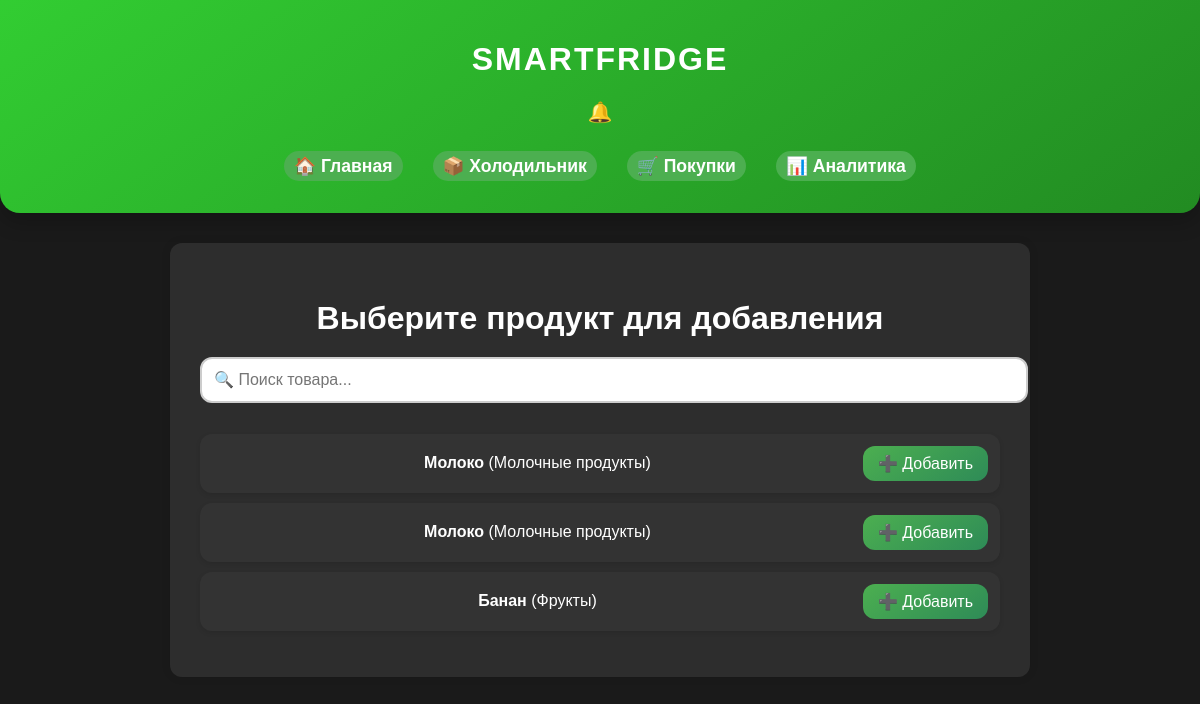
Screenshot of /products (signed in) with the database file from the repository.
### app/models.py (models this page shows, shortened)
class Product(db.Model):
    id: Mapped[int] = mapped_column(sa.Integer, primary_key=True, autoincrement=True)
    name: Mapped[str] = mapped_column(sa.String(100), nullable=False)
    product_type: Mapped[str] = mapped_column(sa.String(50), nullable=False)
    quantity: Mapped[float] = mapped_column(sa.Float, nullable=False)
    unit: Mapped[str] = mapped_column(sa.String(20), nullable=False)  # кг, шт, л и т. д.
    nutrition_info: Mapped[str] = mapped_column(sa.Text, nullable=True)
    allergens: Mapped[bool] = mapped_column(sa.Boolean, default=False)

### app/routes.py (the view)
@app.route('/products')
@login_required
def find_product():
    products = Product.query.all()
    fridge_items = {item.product_id for item in Fridge.query.filter_by(user_id=current_user.id).all()}  # ID продуктов в холодильнике
    return render_template('find_product.html', products=products, fridge_items=fridge_items)

### app/models.py (called while the page is built)
@login.user_loader
def load_user(id):
  return db.session.get(User, int(id))

### app/templates/find_product.html (shortened to what this page needs)
{% extends "base.html" %}
{% block content %}
    <h2>Выберите продукт для добавления</h2>
    <input type="text" id="search-box" placeholder="🔍 Поиск товара..." class="search-input">
    <ul class="product-list">
        {% for product in products %}
            <li data-product-id="{{ product.id }}" class="product-item">
                <div class="product-info">
                    <strong class="product-name">{{ product.name }}</strong> ({{ product.product_type }})
                </div>
                <button class="add-btn">➕ Добавить</button>
            </li>
        {% endfor %}
    </ul>
{% endblock %}

### app/static/css/styles.css (style rules this page uses)
:root { --primary-color: #4CAF50; --accent-color: #FFD700; --background-color: #1a1a1a; --highlight-color: #32CD32; --border-radius: 12px; --shadow-color: rgba(0, 0, 0, 0.1); --transition-time: 0.3s; --modal-background: rgba(0, 0, 0, 0.7); --button-color: #4CAF50; --button-hover-color: #45a049; }
body { font-family: 'Arial', sans-serif; background-color: var(--background-color); color: white; margin: 0; padding: 0; text-align: center; }
h2 { color: white; font-size: 2rem; margin-bottom: 20px; }
button { padding: 12px 25px; background: linear-gradient(145deg, #4CAF50, #2E8B57); border: none; border-radius: 30px; color: white; font-size: 16px; cursor: pointer; transition: transform 0.3s ease, background 0.3s ease; }
.product-info { flex-grow: 1; }
.product-list { list-style: none; padding: 0; }
.product-list li { display: flex; justify-content: space-between; align-items: center; padding: 12px; background: #333; border-radius: var(--border-radius); box-shadow: 0 2px 5px var(--shadow-color); margin-bottom: 10px; transition: background-color var(--transition-time); }
.add-btn { background-color: var(--highlight-color); color: white; padding: 8px 15px; border: none; border-radius: var(--border-radius); cursor: pointer; transition: background-color var(--transition-time); }
#search-box { width: 100%; padding: 12px; margin-bottom: 15px; border: 2px solid #ccc; border-radius: var(--border-radius); font-size: 16px; transition: border-color var(--transition-time); }

### rows the page displays
Product: name "Молоко", product_type "Молочные продукты"
Product: name "Молоко", product_type "Молочные продукты"
Product: name "Банан", product_type "Фрукты"
